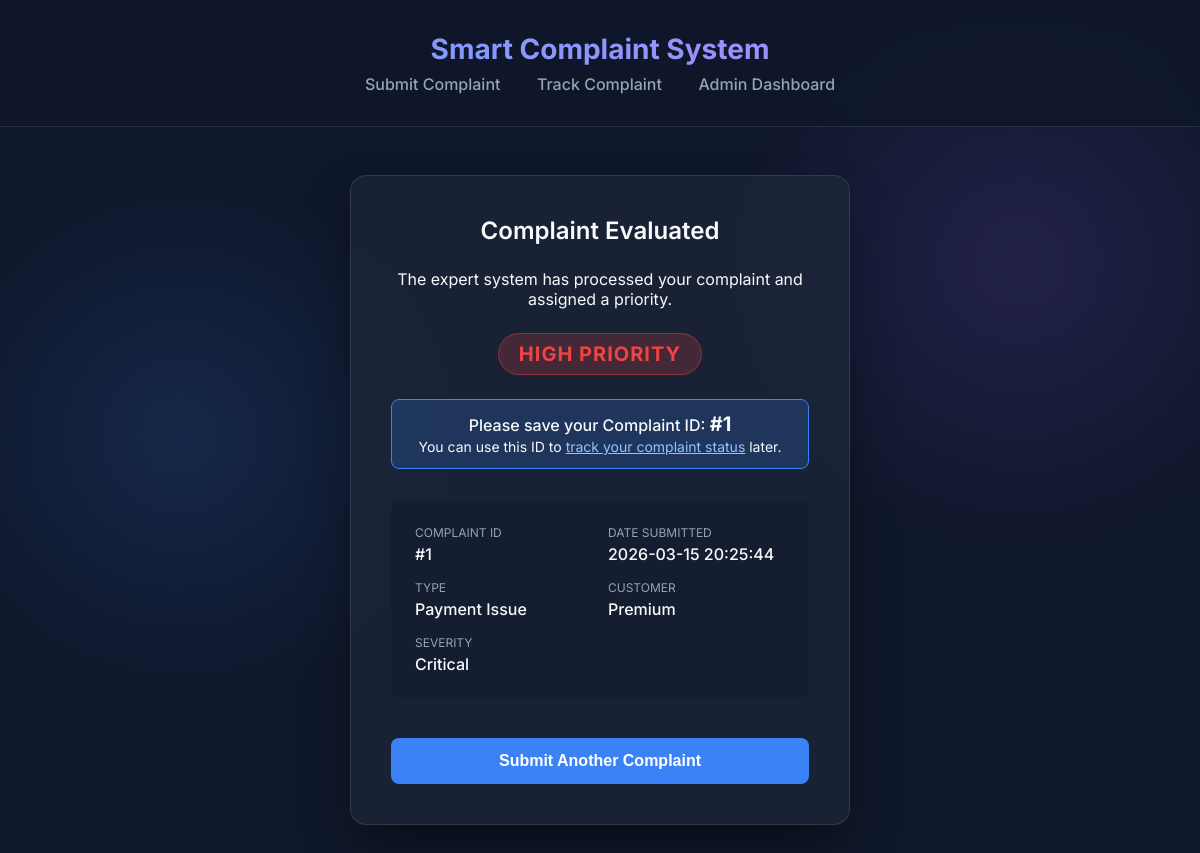
The page /result/1 on the database its author committed.
### tables this page shows
CREATE TABLE complaints (
                id INTEGER PRIMARY KEY AUTOINCREMENT,
                complaint_type TEXT NOT NULL,
                severity TEXT NOT NULL,
                customer_type TEXT NOT NULL,
                priority TEXT NOT NULL,
                date TEXT NOT NULL
            , status TEXT NOT NULL DEFAULT 'Open');

### app.py (the view)
@app.route("/result/<int:complaint_id>", methods=["GET"])
def result(complaint_id):
    db = get_db()
    cursor = db.cursor()
    cursor.execute("SELECT * FROM complaints WHERE id = ?", (complaint_id,))
    complaint = cursor.fetchone()
    if not complaint:
        return "Complaint not found", 404
    return render_template("result.html", complaint=complaint)

### app.py (called while the page is built)
def get_db():
    db = getattr(g, '_database', None)
    if db is None:
        db = g._database = sqlite3.connect(DB_PATH)
        db.row_factory = sqlite3.Row
    return db

@app.teardown_appcontext
def close_connection(exception):
    db = getattr(g, '_database', None)
    if db is not None:
        db.close()

### templates/result.html (shortened to what this page needs)
<!DOCTYPE html>
<html lang="en">
<head>
    <link rel="stylesheet" href="{{ url_for('static', filename='style.css') }}">
</head>
<body>
    <header>
        <h1>Smart Complaint System</h1>
        <nav>
            <a href="{{ url_for('index') }}">Submit Complaint</a>
            <a href="{{ url_for('track') }}">Track Complaint</a>
            <a href="{{ url_for('admin') }}">Admin Dashboard</a>
        </nav>
    </header>
    <main>
        <div class="glass-panel result-card">
            <h2>Complaint Evaluated</h2>
            <p>The expert system has processed your complaint and assigned a priority.</p>
            <div class="priority-badge {{ complaint.priority }}">
                {{ complaint.priority }} PRIORITY
            </div>
            <p style="color: var(--text-main); font-weight: 500; background: rgba(59, 130, 246, 0.2); padding: 0.75rem; border-radius: 0.5rem; border: 1px solid var(--accent); margin-bottom: 2rem;">
                Please save your Complaint ID: <b style="font-size: 1.25rem;">#{{ complaint.id }}</b><br>
                <span style="font-size: 0.875rem; font-weight: 400;">You can use this ID to <a href="{{ url_for('track') }}" style="color: #93c5fd;">track your complaint status</a> later.</span>
            </p>
            <div class="details-grid">
                <div class="detail-item">
                    <span class="label">Complaint ID</span>
                    <span class="value">#{{ complaint.id }}</span>
                </div>
                <div class="detail-item">
                    <span class="label">Date Submitted</span>
                    <span class="value">{{ complaint.date }}</span>
                </div>
                <div class="detail-item">
                    <span class="label">Type</span>
                    <span class="value">{{ complaint.complaint_type }}</span>
                </div>
                <div class="detail-item">
                    <span class="label">Customer</span>
                    <span class="value">{{ complaint.customer_type }}</span>
                </div>
                <div class="detail-item">
                    <span class="label">Severity</span>
                    <span class="value">{{ complaint.severity }}</span>
                </div>
            </div>
            <a href="{{ url_for('index') }}" style="text-decoration: none;">
                <button type="button">Submit Another Complaint</button>
            </a>
        </div>
    </main>
</body>
</html>

### static/style.css (style rules this page uses)
:root { --bg-color: #0f172a; --panel-bg: rgba(30, 41, 59, 0.7); --border-color: rgba(255, 255, 255, 0.1); --text-main: #f8fafc; --text-muted: #94a3b8; --accent: #3b82f6; --accent-hover: #2563eb; --priority-high: #ef4444; --priority-medium: #f59e0b; --priority-low: #10b981; }
* { box-sizing: border-box; margin: 0; padding: 0; }
body { font-family: 'Inter', sans-serif; background-color: var(--bg-color); color: var(--text-main); min-height: 100vh; display: flex; flex-direction: column; background-image: radial-gradient(circle at 15% 50%, rgba(59, 130, 246, 0.15), transparent 25%), radial-gradient(circle at 85% 30%, rgba(139, 92, 246, 0.15), transparent 25%); }
header { padding: 2rem; text-align: center; border-bottom: 1px solid var(--border-color); background: rgba(15, 23, 42, 0.8); backdrop-filter: blur(12px); position: sticky; top: 0; z-index: 10; }
header h1 { font-size: 1.75rem; font-weight: 700; background: linear-gradient(to right, #60a5fa, #c084fc); -webkit-background-clip: text; -webkit-text-fill-color: transparent; margin-bottom: 0.5rem; }
header nav a { color: var(--text-muted); text-decoration: none; margin: 0 1rem; font-weight: 500; transition: color 0.3s; }
main { flex: 1; padding: 3rem 1rem; display: flex; justify-content: center; align-items: flex-start; }
.glass-panel { background: var(--panel-bg); backdrop-filter: blur(16px); -webkit-backdrop-filter: blur(16px); border: 1px solid var(--border-color); border-radius: 1rem; padding: 2.5rem; width: 100%; max-width: 500px; box-shadow: 0 25px 50px -12px rgba(0, 0, 0, 0.5); animation: slideUp 0.6s ease-out; }
h2 { font-size: 1.5rem; margin-bottom: 1.5rem; font-weight: 600; }
button { background: var(--accent); color: white; border: none; padding: 0.875rem 1.5rem; border-radius: 0.5rem; font-size: 1rem; font-weight: 600; cursor: pointer; transition: background 0.3s, transform 0.2s; margin-top: 0.5rem; width: 100%; }
.result-card { text-align: center; }
.priority-badge { display: inline-block; padding: 0.5rem 1.25rem; border-radius: 9999px; font-weight: 700; font-size: 1.25rem; margin: 1.5rem 0; letter-spacing: 0.05em; text-transform: uppercase; }
.priority-badge.High { background: rgba(239, 68, 68, 0.2); color: var(--priority-high); border: 1px solid rgba(239, 68, 68, 0.4); }
.details-grid { display: grid; grid-template-columns: 1fr 1fr; gap: 1rem; text-align: left; margin-bottom: 2rem; background: rgba(15, 23, 42, 0.4); padding: 1.5rem; border-radius: 0.5rem; }
.detail-item span { display: block; }
.detail-item .label { font-size: 0.75rem; color: var(--text-muted); text-transform: uppercase; margin-bottom: 0.25rem; }
.detail-item .value { font-weight: 500; font-size: 1rem; }

### rows shown on the page
complaints: priority "HIGH", id "1", date "2026-03-15 20:25:44", complaint_type "Payment Issue", customer_type "Premium", severity "Critical"
